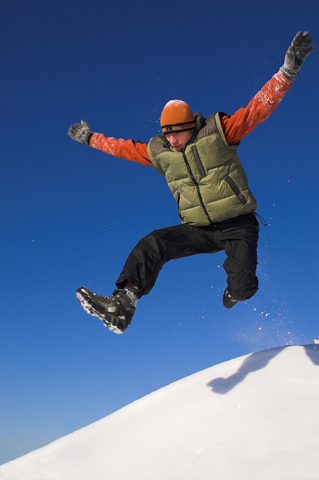
%> input picture Tasks/Task 3 - Segmentation/jump.jpg, 319 x 480 px
$ octave --eval "result = extract_man(imread('jump.jpg'));"   (GNU Octave 9; MATLAB toolbox functions it lacks are replaced by stand-ins)
%> lines starting %> are read from the running program, lines starting %| are printed output that depends on the picture; in (x1, y1, x2, y2) boxes, pixels count from 0 and x2, y2 are one past the last pixel; in counts of white or black regions, pixels touching at a corner belong together; the program's own positions count from 1
function man_img = extract_man(img)
[rows, cols, ~] = size(img);
%> rows = 480; cols = 319

black_back = img;
%> black_back is the input picture: size 480x319x3 uint8; mean R, G, B 84.4, 109.6, 151.2
for r = 1:rows
    for c = 1:cols
        R = img(r, c, 1);
        G = img(r, c, 2);
        B = img(r, c, 3);
        if B > R && B > G && B > 85
            black_back(r, c, :) = 0;
        else
            black_back(r, c, :) = 255;
        end
    end
end
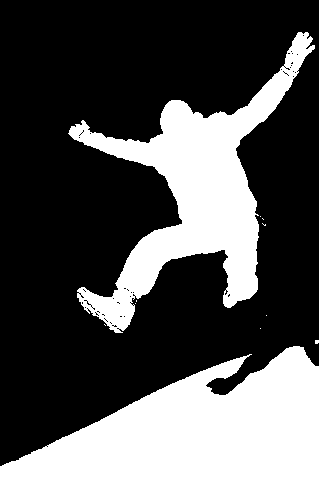
%> black_back: size 480x319x3 uint8; 30.6% white; 11 white regions (9 under 20 px), largest, box (x1, y1, x2, y2) and area: (0, 346, 319, 480) 25771, (68, 32, 315, 333) 21115
figure, imshow(black_back);

% close the man
SE = strel('square', 3);
closed_img = imclose(black_back, SE);
%> closed_img: size 480x319x3 uint8; 30.8% white; 8 white regions (6 under 20 px), largest, box (x1, y1, x2, y2) and area: (0, 346, 319, 480) 25775, (68, 32, 315, 333) 21334
figure, imshow(closed_img);

% open the man
opened_img = imopen(closed_img, SE);
%> opened_img: size 480x319x3 uint8; 30.8% white; 3 white regions (1 under 20 px), largest, box (x1, y1, x2, y2) and area: (0, 346, 319, 480) 25763, (69, 32, 315, 333) 21313
figure, imshow(opened_img);

% remove white snow
SE = strel('disk', 1);
closed_img = imerode(closed_img, SE);
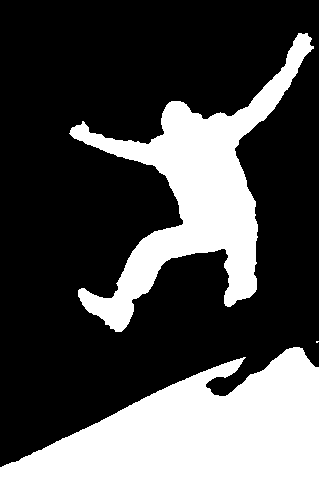
%> closed_img: size 480x319x3 uint8; 29.7% white; 3 white regions (1 under 20 px), largest, box (x1, y1, x2, y2) and area: (0, 347, 319, 480) 25345, (69, 33, 314, 332) 20169
figure, imshow(closed_img);

% boundary extraction
% SE = strel('square', 3);
% erodedImg = imerode(g_img, SE);
% boundaryImg = g_img - erodedImg;
% figure, imshow(boundaryImg);

e_img = edge(rgb2gray(closed_img), 'canny');
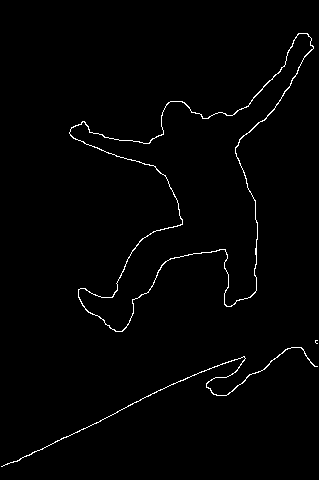
%> e_img: size 480x319 logical; 1.3% white in thin lines or dots, all inside (x1, y1, x2, y2) = (1, 33, 318, 467)
figure, imshow(e_img);

e_img = imdilate(e_img, ones(3, 3));
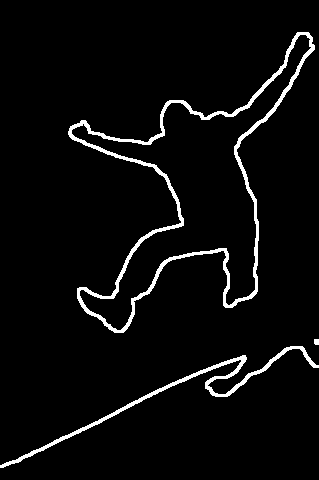
%> e_img: size 480x319 logical; 4.2% white; 3 white regions, box (x1, y1, x2, y2) and area: (68, 32, 315, 333) 4582, (0, 346, 319, 468) 1747, (314, 339, 319, 345) 29
figure, imshow(e_img);

n_img = ~e_img;
[l_img, ~] = bwlabel(n_img);
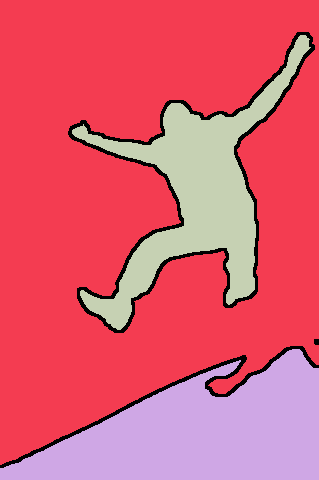
%> l_img: size 480x319 double; 4 distinct labels, from 0 to 3; one colour per label, 0 black
rgb_img = label2rgb(l_img);
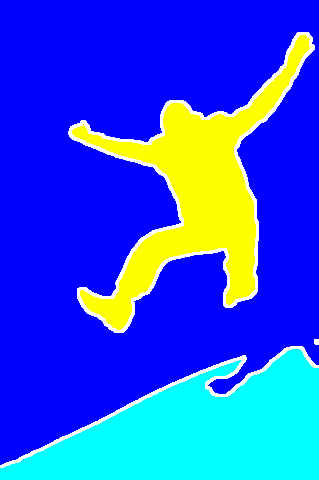
%> rgb_img: size 480x319x3 uint8; mean R, G, B 40.3, 81.1, 225.2
figure, imshow(rgb_img);

man_img = uint8(zeros(rows, cols, 3));
for r = 1:rows
    for c = 1:cols
        R = rgb_img(r, c, 1);
        G = rgb_img(r, c, 2);
        B = rgb_img(r, c, 3);
        if R == 255 && G == 255 && B == 0
            man_img(r, c, :) = img(r, c, :);
        end
    end
end
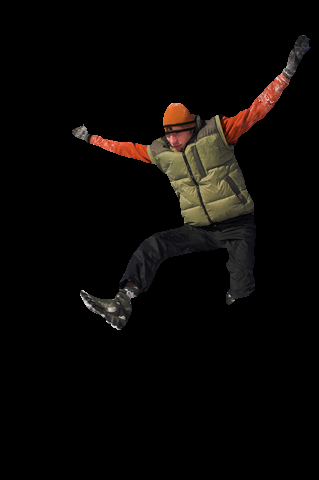
%> man_img: size 480x319x3 uint8; mean R, G, B 10.2, 7.8, 6.1
figure, imshow(man_img);

end
